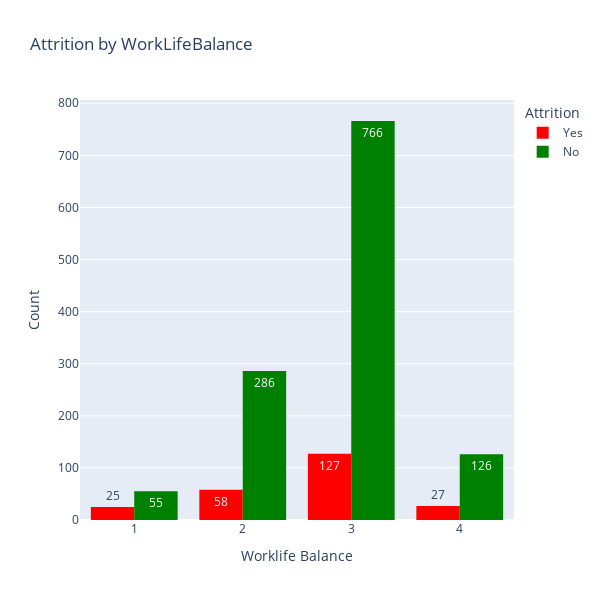

Notebook code cell kept with this figure:
### Code cell
#Attrition by Business Travel Frequency
fig = px.histogram(df,x = "WorkLifeBalance",histfunc="count",color = "Attrition",color_discrete_map={'Yes' : "red",'No' : 'Green'},
                   barmode = "group",title="Attrition by WorkLifeBalance",text_auto=True,height=600,width=600)
fig.update_layout(xaxis_title = "Worklife Balance",yaxis_title = "Count")
fig.show()

### Figure 1 — Plotly figure (JSON) as saved in the notebook; plotly's stock layout.template omitted (floating-point values rounded to 4 significant figures; data arrays with more than 128 entries replaced by an {"elided": "..."} marker saying what was removed)
{"data": [{"alignmentgroup": "True", "bingroup": "x", "histfunc": "count", "hovertemplate": "Attrition=Yes<br>WorkLifeBalance=%{x}<br>count=%{y}<extra></extra>", "legendgroup": "Yes", "marker": {"color": "red", "pattern": {"shape": ""}}, "name": "Yes", "offsetgroup": "Yes", "orientation": "v", "showlegend": true, "texttemplate": "%{value}", "type": "histogram", "x": {"elided": "237 int values"}, "xaxis": "x", "yaxis": "y"}, {"alignmentgroup": "True", "bingroup": "x", "histfunc": "count", "hovertemplate": "Attrition=No<br>WorkLifeBalance=%{x}<br>count=%{y}<extra></extra>", "legendgroup": "No", "marker": {"color": "Green", "pattern": {"shape": ""}}, "name": "No", "offsetgroup": "No", "orientation": "v", "showlegend": true, "texttemplate": "%{value}", "type": "histogram", "x": {"elided": "1233 int values"}, "xaxis": "x", "yaxis": "y"}], "layout": {"barmode": "group", "height": 600, "legend": {"title": {"text": "Attrition"}, "tracegroupgap": 0}, "title": {"text": "Attrition by WorkLifeBalance"}, "width": 600, "xaxis": {"anchor": "y", "domain": [0, 1], "title": {"text": "Worklife Balance"}}, "yaxis": {"anchor": "x", "domain": [0, 1], "title": {"text": "Count"}}}}
